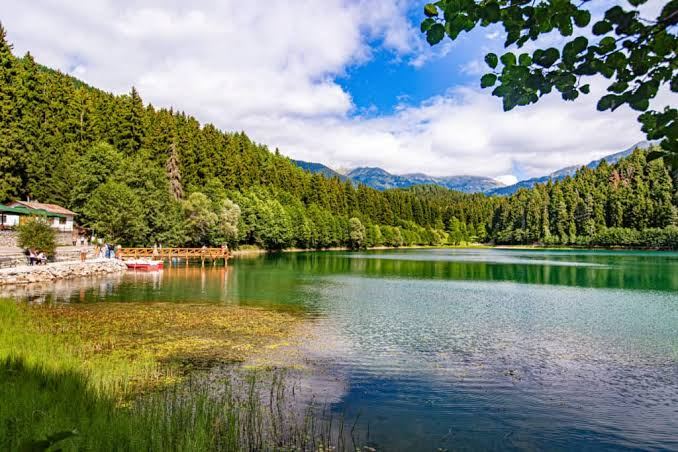
#> input picture images/manzara2.jpg, 678 x 452 px
$ python 4-Ilk_4.py
#> lines starting #> are read from the running program, lines starting #| are printed output that depends on the picture
import cv2 as cv

path= "../images/"
img= cv.imread(path+"manzara2.jpg")
#> img is the input picture: shape (452, 678, 3); mean B, G, R 115.7, 136.7, 128.9
cv.namedWindow("test",cv.WINDOW_AUTOSIZE)
cv.imshow("test",img)
cv.waitKey(0)


#COLORMAP RENK IYILESTIRME
dst=cv.applyColorMap(img,cv.COLORMAP_SUMMER)
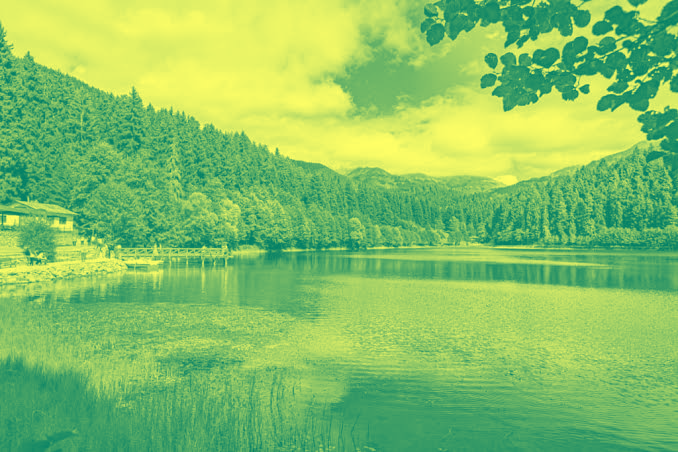
#> dst: shape (452, 678, 3); mean B, G, R 102, 193.5, 132
cv.imshow("renk degisim",dst)
cv.waitKey(0)

#cvtColor GRIYE CEVIRME
gray=cv.cvtColor(img,cv.COLOR_BGR2GRAY)
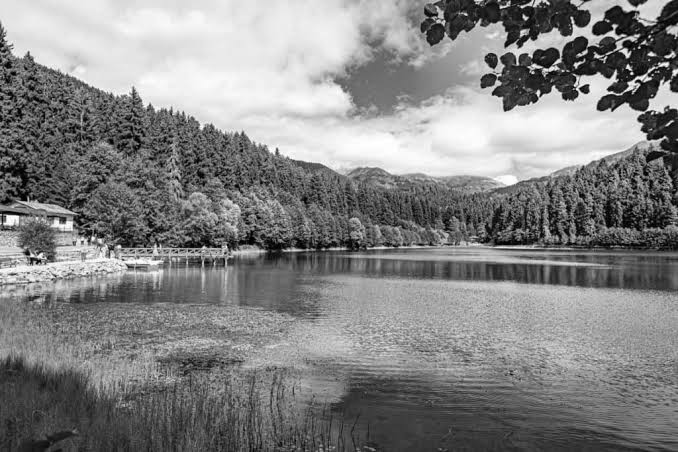
#> gray: shape (452, 678); min 0, max 255, mean 132
cv.imshow("gri",gray)
cv.waitKey(0)

#imwrite YAPILAN RESMI KADETME
cv.imwrite(path+"gri_hal.jpg",gray)

cv.destroyAllWindows()

$ run again, with images/bloklar.jpg copied over images/manzara2.jpg
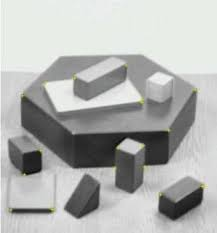
#> input picture images/bloklar.jpg, 217 x 233 px
#> img is the input picture: shape (233, 217, 3); mean B, G, R 176.7, 178.6, 177.2
#> `dst=cv.applyColorMap(img,cv.COLORMAP_SUMMER)`:
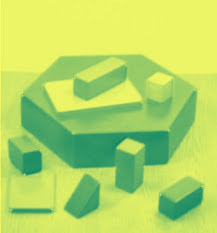
#> dst: shape (233, 217, 3); mean B, G, R 102, 216.5, 178

$ run again, with images/cicek.jpg copied over images/manzara2.jpg
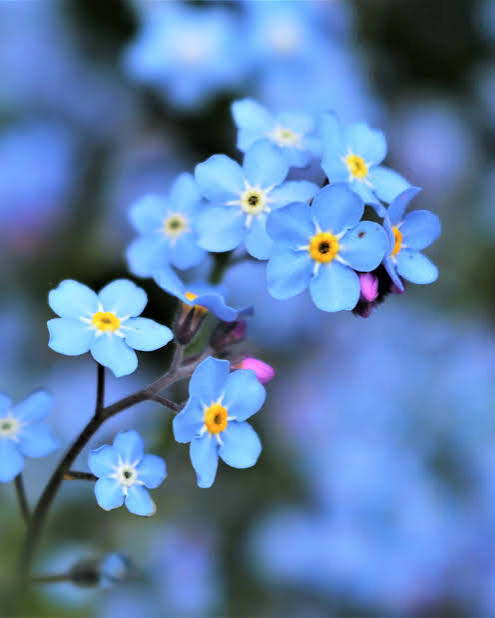
#> input picture images/cicek.jpg, 495 x 618 px
#> img is the input picture: shape (618, 495, 3); mean B, G, R 168.8, 125.9, 92.6
#> `dst=cv.applyColorMap(img,cv.COLORMAP_SUMMER)`:
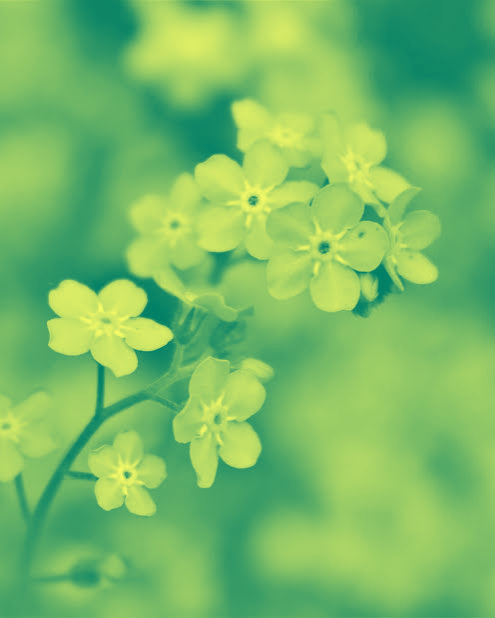
#> dst: shape (618, 495, 3); mean B, G, R 102, 187.9, 120.8
#> `gray=cv.cvtColor(img,cv.COLOR_BGR2GRAY)`:
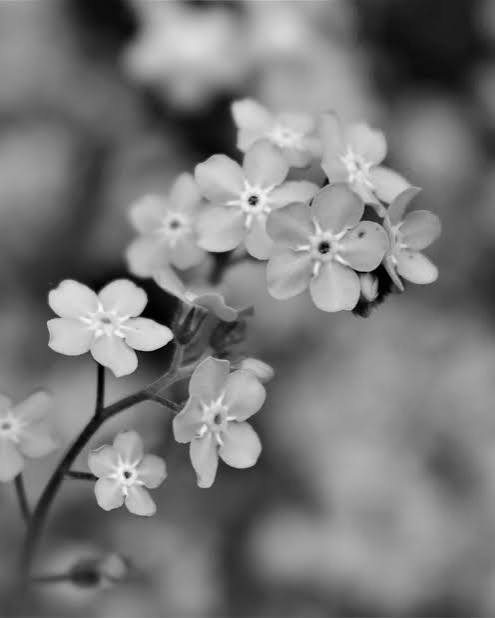
#> gray: shape (618, 495); min 0, max 254, mean 120.8

$ run again, with images/dog.jpg copied over images/manzara2.jpg
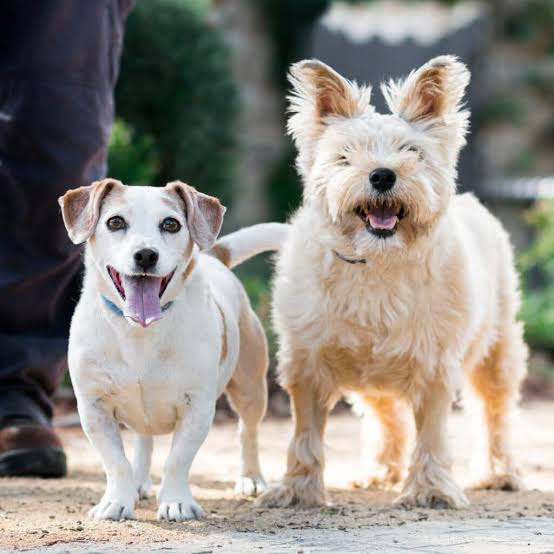
#> input picture images/dog.jpg, 554 x 554 px
#> img is the input picture: shape (554, 554, 3); mean B, G, R 134.9, 141.7, 146.7
#> `dst=cv.applyColorMap(img,cv.COLORMAP_SUMMER)`:
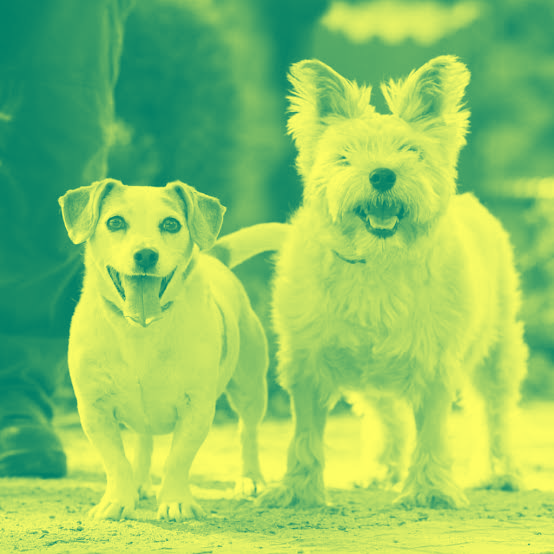
#> dst: shape (554, 554, 3); mean B, G, R 102, 198.7, 142.4
#> `gray=cv.cvtColor(img,cv.COLOR_BGR2GRAY)`:
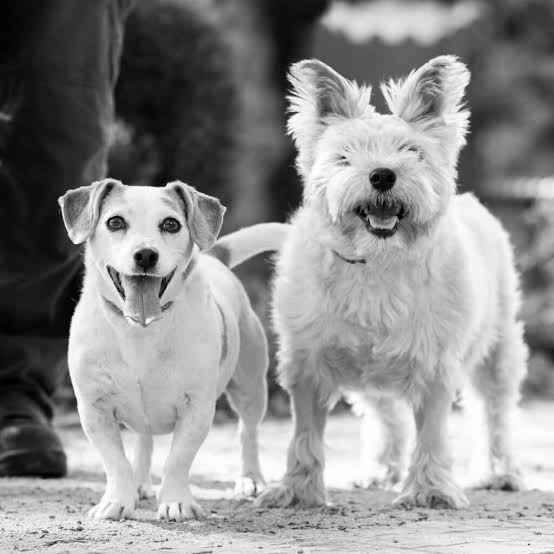
#> gray: shape (554, 554); min 0, max 255, mean 142.4
